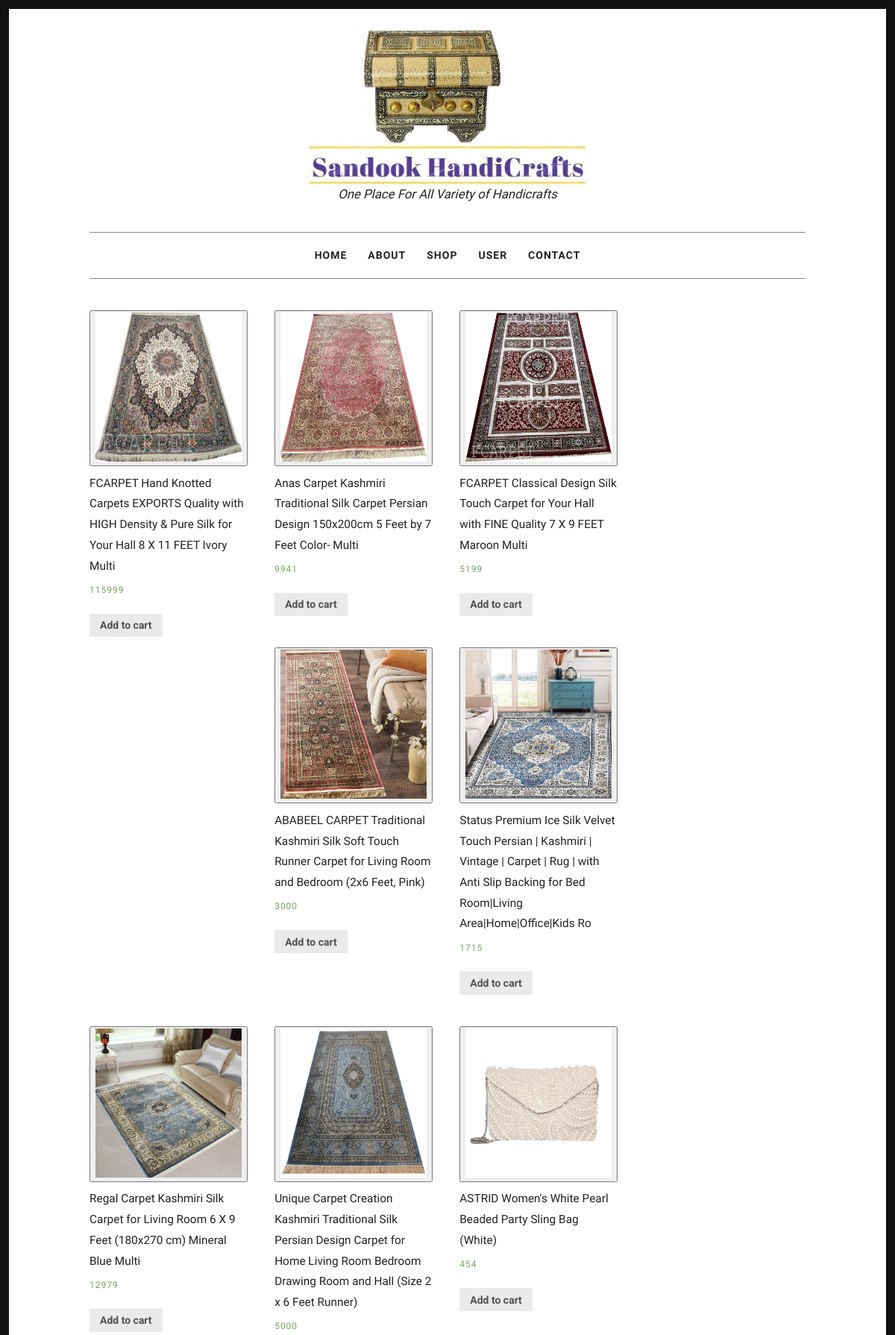
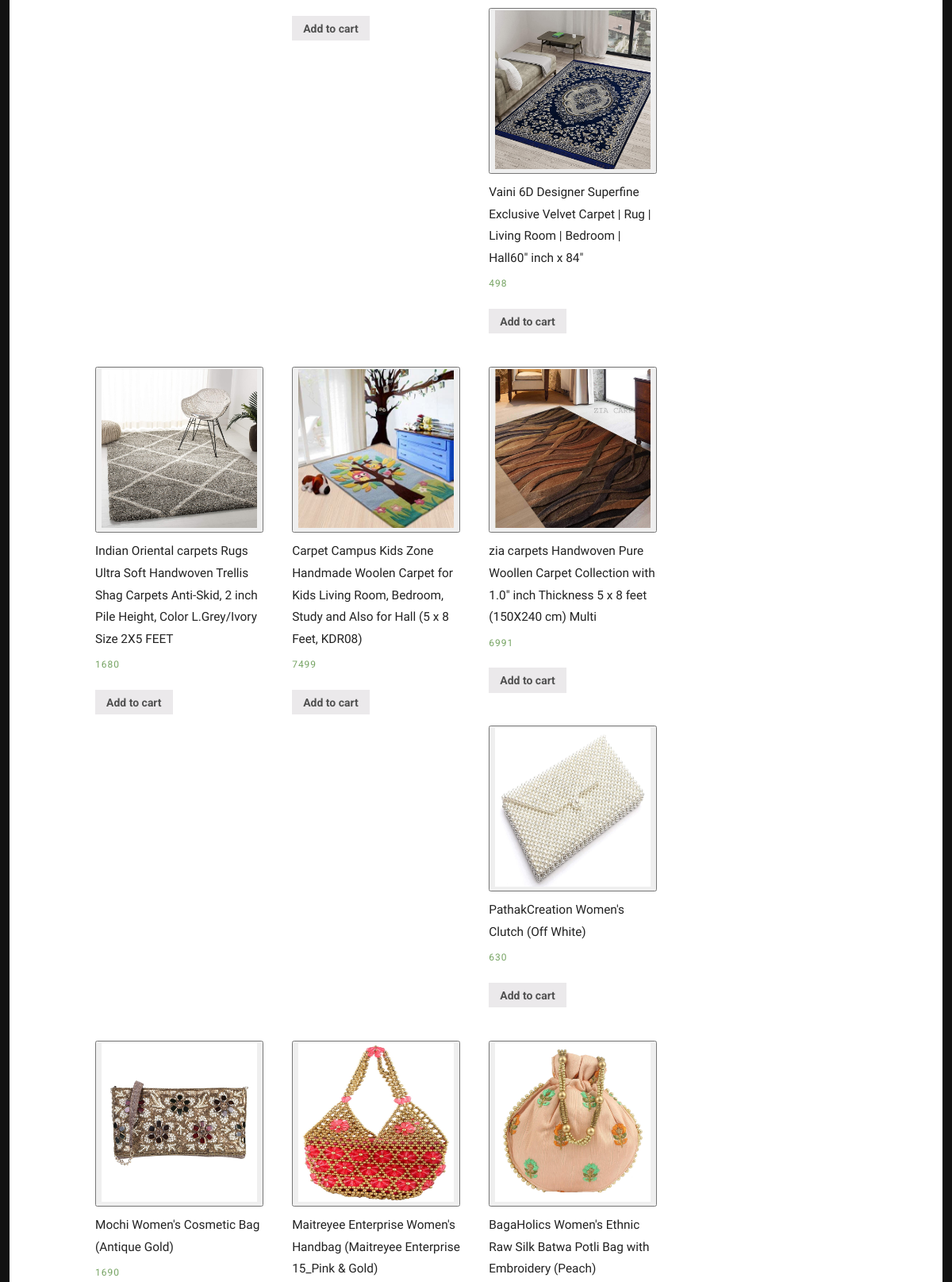
Screenshot of /shop.html (upper part) with the database file from the repository (2 pictures, top to bottom).
### website/models/product.py (models this page shows, shortened)
class Product(models.Model):
    name = models.CharField(max_length=150)
    price = models.IntegerField(default=0)
    category = models.ForeignKey(Category, on_delete=models.CASCADE,default=1,null=True,blank=True)
    subcategory = models.ForeignKey(SubCategory, on_delete=models.CASCADE, default=1, null=True, blank=True)
    description = models.CharField(max_length=400, default="")
    image = models.ImageField(upload_to='uploads/products/')
    @staticmethod
    def get_all_products():
        return Product.objects.all()

### website/views/shop.py (the view, shortened to what this page needs)
# urls.py: path('shop.html',Shop.as_view(),name='shop'),
class Shop(View):
    def get(self, request):
        products = None
        products = Product.get_all_products()
        categories = Category.get_all_categories()
        data = {}
        data['products'] = products
        data['categories'] = categories
        if request.session.get('cart'):
            pass
        else:
            cart = {}
            request.session['cart'] = cart
        return render(request, 'shop.html', data)

### website/models/category.py (called while the page is built)
    @staticmethod
    def get_all_categories():
        return Category.objects.all()

### website/templatetags/cart.py (called while the page is built)
@register.filter(name='is_in_cart')
def is_in_cart(product,cart):
    keys=cart.keys()
    for id in keys:
        if int(id) == product.id:
            return True
    return False

### website/templates/shop.html (shortened to what this page needs)
{% load static %}
{% load cart %}
<!DOCTYPE html>
<html lang="en-US">
<head>
<link rel='stylesheet' href='{% static 'website/css/woocommerce-layout.css' %}' type='text/css' media='all'/>
<link rel='stylesheet' href='{% static 'website/css/woocommerce-smallscreen.css' %}' type='text/css' media='only screen and (max-width: 768px)'/>
<link rel='stylesheet' href='{% static 'website/css/woocommerce.css' %}' type='text/css' media='all'/>
<link rel='stylesheet' href='{% static 'website/css/font-awesome.min.css' %}' type='text/css' media='all'/>
<link rel='stylesheet' href='{% static 'website/style.css' %}' type='text/css' media='all'/>
<link rel='stylesheet' href='{% static 'website/css/easy-responsive-shortcodes.css' %}' type='text/css' media='all'/>
</head>
<body class="archive post-type-archive post-type-archive-product woocommerce woocommerce-page">
<div id="page">
	<div class="container">
		<header id="masthead" class="site-header">
		<div class="site-branding">
			<img src='{% static 'website/images/logo.JPG' %}' style="height: 40%; width: 40%;" />
			<h3 class="site-description" style="font-size: 120%;">One Place For All Variety of Handicrafts</h3>
		</div>
		<nav id="site-navigation" class="main-navigation">
		<div class="menu-menu-1-container">
			<ul id="menu-menu-1" class="menu">
				<li><a href="/">Home</a></li>
				<li><a href="about.html">About</a></li>
				<li><a href="shop.html">Shop</a></li>
				{% if request.session.customer_name %}
					<li><a href="#">{{request.session.customer_name}}</a>
						{% else %}
						<li><a href="#">user</a>
				{% endif %}
				</li>
				<li><a href="contact.html">Contact</a></li>
			</ul>
		</div>
		</nav>
		</header>
		<div id="content" class="site-content">
			<div id="primary" class="content-area column full">
				<main id="main" class="site-main" role="main">
				<ul class="products">
					{% for product in products %}
					<li class="product" id="{{product.id}}">
					<form action="/product" method="POST">
						<button style="all: revert;">
							<img src="{{product.image.url}}" style="height:200px;width:300px;" alt="">
						</button>
						</form>
					<h3>{{product.name}}</h3>
					<span class="price"><span class="amount">{{product.price}}</span></span>
						{% if product|is_in_cart:request.session.cart %}
						<div>
							<div style="float:left;">
								<form action="shop.html#{{product.id}}" method="POST" class="col-2">
								{% csrf_token %}
									{% if category_id %}
										<input hidden name="customer_id" value="{{customer_id}}">
									{% elif subcategory_id %}
										<input hidden name="subcategory_id" value="{{subcategory_id}}">
									{% endif %}
								<input hidden type="text" name="product" value="{{product.id}}">
								<input hidden type="text" name="remove" value="True">
								<input type="submit" value="-">
								</form>
							</div>
							&nbsp;&nbsp;&nbsp;&nbsp;&nbsp;&nbsp;{{product|cart_quantity:request.session.cart}} in cart
							<div style="float:right;">
								<form action="shop.html#{{product.id}}" method="POST" class="col-2">
              						{% csrf_token %}
									{% if category_id %}
										<input hidden name="customer_id" value="{{customer_id}}">
									{% elif subcategory_id %}
										<input hidden name="subcategory_id" value="{{subcategory_id}}">
									{% endif %}
              						<input hidden type="text" name="product" value="{{product.id}}">
              						<input type="submit" value="+">
            					</form>
							</div>
						</div>
						{% else %}
						<form action="shop.html#{{product.id}}" method="POST">
							<button name="product" value="{{product.id}}" class="button">Add to cart</button>
						</form>
						{% endif %}
					</li>
					{% endfor %}
				</ul>
				</main>
			</div>
		</div>
	</div>
</div>
</body>
</html>

### static/website/css/woocommerce-layout.css (style rules this page uses)
.woocommerce #content div.product .woocommerce-tabs,.woocommerce #content div.product .woocommerce-tabs ul.tabs:after,.woocommerce #content div.product div.thumbnails a.first,.woocommerce #content div.product div.thumbnails:after,.woocommerce .cart-collaterals:after,.woocommerce .col2-set:after,.woocommerce .woocommerce-pagination ul.page-numbers:after,.woocommerce div.product .woocommerce-tabs,.woocommerce div.product .woocommerce-tabs ul.tabs:after,.woocommerce div.product div.thumbnails a.first,.woocommerce div.product div.thumbnails:after,.woocommerce ul.products,.woocommerce ul.products li.first,.woocommerce ul.products:after,.woocommerce-page #content div.product .woocommerce-tabs,.woocommerce-page #content div.product .woocommerce-tabs ul.tabs:after,.woocommerce-page #content div.product div.thumbnails a.first,.woocommerce-page #content div.product div.thumbnails:after,.woocommerce-page .cart-collaterals:after,.woocommerce-page .col2-set:after,.woocommerce-page .woocommerce-pagination ul.page-numbers:after,.woocommerce-page div.product .woocommerce-tabs,.woocommerce-page div.product .woocommerce-tabs ul.tabs:after,.woocommerce-page div.product div.thumbnails a.first,.woocommerce-page div.product div.thumbnails:after,.woocommerce-page ul.products,.woocommerce-page ul.products li.first,.woocommerce-page ul.products:after { clear:both }
.woocommerce img,.woocommerce-page img { height:auto;max-width:100% }
.woocommerce #content div.product #reviews .comment:after,.woocommerce #content div.product #reviews .comment:before,.woocommerce .woocommerce-pagination ul.page-numbers:after,.woocommerce .woocommerce-pagination ul.page-numbers:before,.woocommerce div.product #reviews .comment:after,.woocommerce div.product #reviews .comment:before,.woocommerce ul.products:after,.woocommerce ul.products:before,.woocommerce-page #content div.product #reviews .comment:after,.woocommerce-page #content div.product #reviews .comment:before,.woocommerce-page .woocommerce-pagination ul.page-numbers:after,.woocommerce-page .woocommerce-pagination ul.page-numbers:before,.woocommerce-page div.product #reviews .comment:after,.woocommerce-page div.product #reviews .comment:before,.woocommerce-page ul.products:after,.woocommerce-page ul.products:before { content:" ";display:table }
.woocommerce ul.products li.product,.woocommerce-page ul.products li.product { float:left;margin:0 3.8% 2.992em 0;padding:0;position:relative;width:22.05% }

### static/website/css/woocommerce-smallscreen.css (style rules this page uses)
.woocommerce ul.products li.product,.woocommerce-page ul.products li.product,.woocommerce-page[class*=columns-] ul.products li.product,.woocommerce[class*=columns-] ul.products li.product { width:48%;float:left;clear:both;margin:0 0 2.992em }
.woocommerce ul.products li.product:nth-child(2n),.woocommerce-page ul.products li.product:nth-child(2n),.woocommerce-page[class*=columns-] ul.products li.product:nth-child(2n),.woocommerce[class*=columns-] ul.products li.product:nth-child(2n) { float:right;clear:none!important }

### static/website/css/woocommerce.css (style rules this page uses)
.woocommerce #reviews #comments .add_review:after,.woocommerce .products ul:after,.woocommerce div.product form.cart:after,.woocommerce div.product p.cart:after,.woocommerce nav.woocommerce-pagination ul,.woocommerce ul.products:after { clear:both }
.woocommerce .products ul,.woocommerce ul.products { margin:0 0 1em;padding:0;list-style:none;clear:both }
.woocommerce .products ul:after,.woocommerce .products ul:before,.woocommerce ul.products:after,.woocommerce ul.products:before { content:" ";display:table }
.woocommerce .products ul li,.woocommerce ul.products li { list-style:none }
.woocommerce ul.products li.product h3 { padding:.5em 0;margin:0;font-size:1em }
.woocommerce ul.products li.product .button { margin-top:1em }
.woocommerce ul.products li.product .price { color:#77a464;display:block;font-weight:400;margin-bottom:.5em;font-size:.857em }
.woocommerce #respond input#submit,.woocommerce a.button,.woocommerce button.button,.woocommerce input.button { font-size:100%;margin:0;line-height:1;cursor:pointer;position:relative;font-family:inherit;text-decoration:none;overflow:visible;padding:.618em 1em;font-weight:700;border-radius:3px;left:auto;color:#515151;background-color:#ebe9eb;border:0;white-space:nowrap;display:inline-block;background-image:none;box-shadow:none;-webkit-box-shadow:none;text-shadow:none }

### rows the page displays
Product: image (picture), name "FCARPET Hand Knotted Carpets EXPORTS Quality with HIGH Density & Pure Silk for Your Hall 8 X 11 FEET Ivory Multi", price "115999", {{ product.id }} 1 (drawn)
Product: image (picture), name "Anas Carpet Kashmiri Traditional Silk Carpet Persian Design 150x200cm 5 Feet by 7 Feet Color- Multi", price "9941", {{ product.id }} 2 (drawn)
Product: image (picture), name "FCARPET Classical Design Silk Touch Carpet for Your Hall with FINE Quality 7 X 9 FEET Maroon Multi", price "5199", {{ product.id }} 3 (drawn)
Product: image (picture), name "ABABEEL CARPET Traditional Kashmiri Silk Soft Touch Runner Carpet for Living Room and Bedroom (2x6 Feet, Pink)", price "3000", {{ product.id }} 4 (drawn)
Product: image (picture), name "Status Premium Ice Silk Velvet Touch Persian | Kashmiri | Vintage | Carpet | Rug | with Anti Slip Backing for Bed Room|Living Area|Home|Office|Kids Ro", price "1715", {{ product.id }} 5 (drawn)
Product: image (picture), name "Regal Carpet Kashmiri Silk Carpet for Living Room 6 X 9 Feet (180x270 cm) Mineral Blue Multi", price "12979", {{ product.id }} 6 (drawn)
Product: image (picture), name "Unique Carpet Creation Kashmiri Traditional Silk Persian Design Carpet for Home Living Room Bedroom Drawing Room and Hall (Size 2 x 6 Feet Runner)", price "5000", {{ product.id }} 7 (drawn)
Product: image (picture), name "ASTRID Women's White Pearl Beaded Party Sling Bag (White)", price "454", {{ product.id }} 8 (drawn)
Product: image (picture), name "Vaini 6D Designer Superfine Exclusive Velvet Carpet | Rug | Living Room | Bedroom | Hall60\" inch x 84\"", price "498", {{ product.id }} 9 (drawn)
Product: image (picture), name "Indian Oriental carpets Rugs Ultra Soft Handwoven Trellis Shag Carpets Anti-Skid, 2 inch Pile Height, Color L.Grey/Ivory Size 2X5 FEET", price "1680", {{ product.id }} 10 (drawn)
Product: image (picture), name "Carpet Campus Kids Zone Handmade Woolen Carpet for Kids Living Room, Bedroom, Study and Also for Hall (5 x 8 Feet, KDR08)", price "7499", {{ product.id }} 11 (drawn)
Product: image (picture), name "zia carpets Handwoven Pure Woollen Carpet Collection with 1.0\" inch Thickness 5 x 8 feet (150X240 cm) Multi", price "6991", {{ product.id }} 12 (drawn)
Product: image (picture), name "PathakCreation Women's Clutch (Off White)", price "630", {{ product.id }} 13 (drawn)
Product: image (picture), name "Mochi Women's Cosmetic Bag (Antique Gold)", price "1690"
Product: image (picture), name "Maitreyee Enterprise Women's Handbag (Maitreyee Enterprise 15_Pink & Gold)"
Product: image (picture), name "BagaHolics Women's Ethnic Raw Silk Batwa Potli Bag with Embroidery (Peach)"
